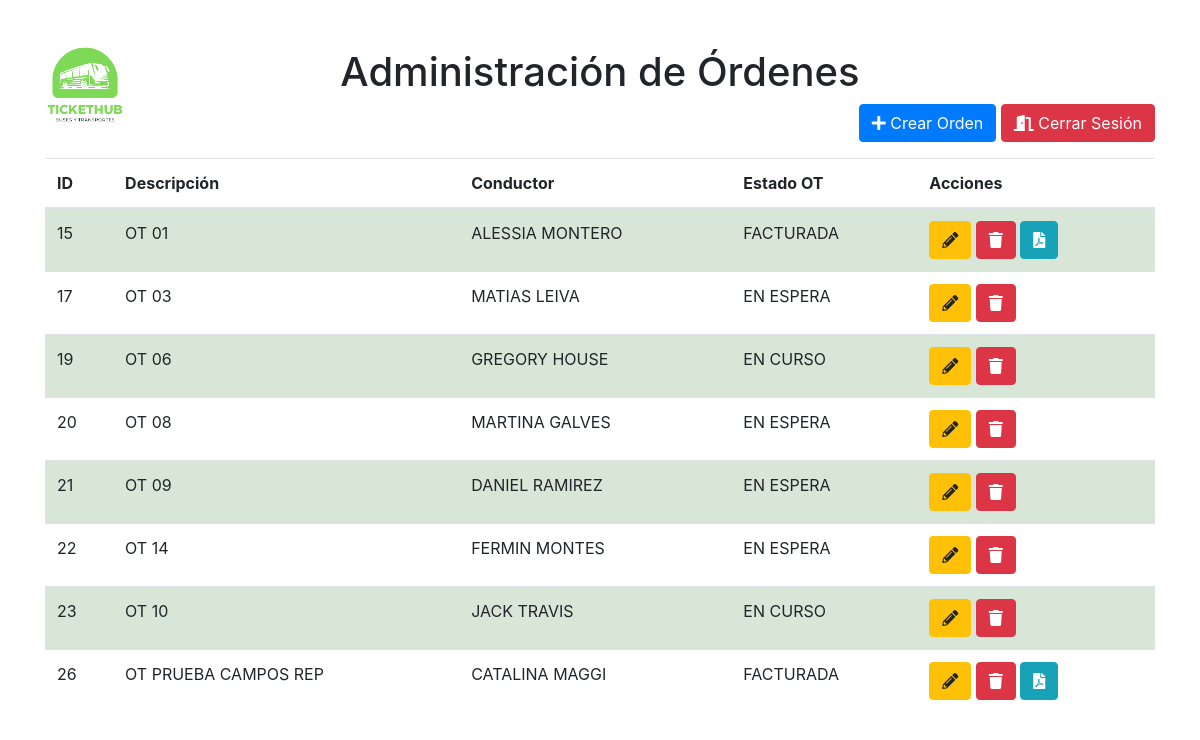
Before: / with the older database file.
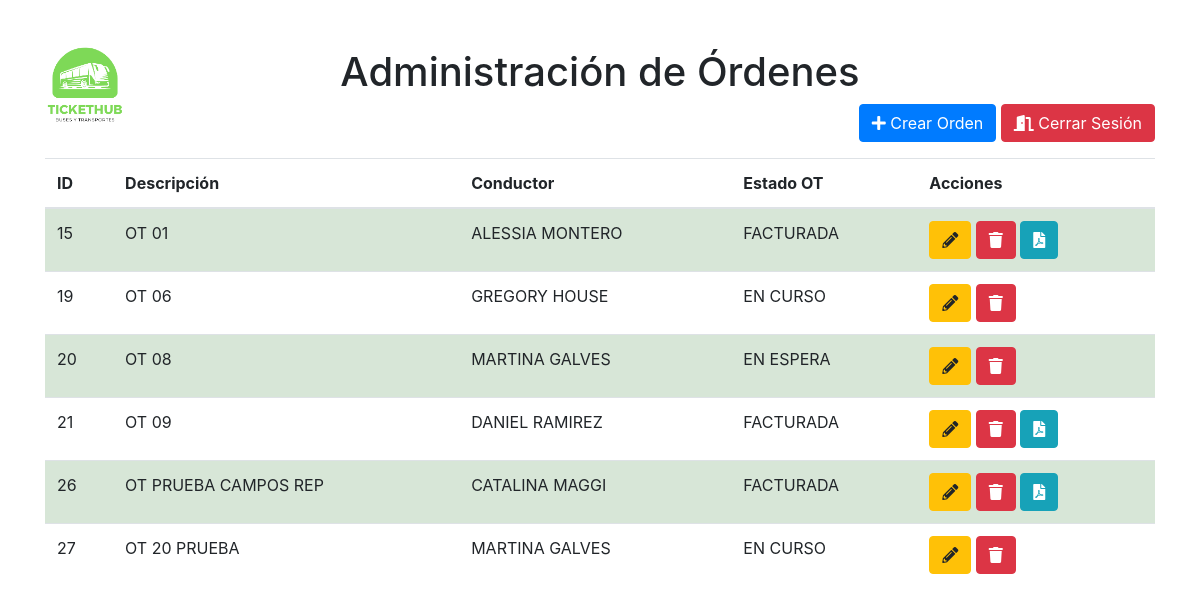
After: the same page with the newer database file.
### tables this page shows
CREATE TABLE orders (
                id INTEGER PRIMARY KEY AUTOINCREMENT,
                descripcion TEXT NOT NULL,
                conductor TEXT NOT NULL,
                numero_maquina TEXT NOT NULL,
                patente_maquina TEXT NOT NULL,
                falla_reportada TEXT NOT NULL,
                fecha_entrega_programada TEXT NOT NULL,
                necesita_repuestos INTEGER NOT NULL,
                estado_ot TEXT NOT NULL
            , repuestos TEXT);

### app.py (the view)
@app.route('/')
def index():
    try:
        with sqlite3.connect("database.db") as conn:
            cursor = conn.cursor()
            cursor.execute('SELECT * FROM orders')
            orders = cursor.fetchall()
    except sqlite3.Error as e:
        print(e)
        orders = []
    return render_template('index.html', ordenes=orders)

### templates/index.html
{% extends "base.html" %}
{% block content %}
    <div class="text-right">
        <a href="{{ url_for('crear_orden') }}" class="btn btn-primary mb-3">
            <i class="fas fa-plus"></i> Crear Orden</a>
            <a href="{{ url_for('logout') }}" class="btn btn-danger mb-3">
            <i class="fas fa-door-open"></i> Cerrar Sesión</a>
    </div>
    <table class="table table-striped">
        <thead>
            <tr>
                <th>ID</th>
                <th>Descripción</th>
                <th>Conductor</th>
                <th>Estado OT</th>
                <th>Acciones</th>
            </tr>
        </thead>
        <tbody>
            {% for orden in ordenes %}
            <tr>
                <td>{{ orden[0] }}</td>
                <td>{{ orden[1] }}</td>
                <td>{{ orden[2] }}</td>
                <td>{{ orden[8] }}</td>
                <td>
                    <a href="{{ url_for('editar_orden', id=orden[0]) }}" class="btn btn-warning">
                        <i class="fas fa-pencil-alt"></i> </a>
                    <a href="{{ url_for('eliminar_orden', id=orden[0]) }}" class="btn btn-danger">
                        <i class="fas fa-trash"></i></a>
                        {% if orden[8] == "FACTURADA" %}
                        <a href="{{ url_for('generate_pdf', id=orden[0]) }}" class="btn btn-info">
                            <i class="fas fa-file-pdf"></i>
                        </a>
                    {% endif %}
                </td>
            </tr>
            {% endfor %}
        </tbody>
    </table>
{% endblock %}

### templates/base.html (shortened to what this page needs)
<!DOCTYPE html>
<html lang="en">
<head>
    <link href="https://maxcdn.bootstrapcdn.com/bootstrap/4.5.2/css/bootstrap.min.css" rel="stylesheet">
    <link rel="stylesheet" href="https://cdnjs.cloudflare.com/ajax/libs/font-awesome/5.15.3/css/all.min.css">
</head>
<body>
    <img src="{{ url_for('static', filename='logo.png') }}" alt="Logo" style="position: absolute; top: 10px; left: 10px; width: 150px;">
    <div class="container mt-5">
        <h1 class="text-center">Administración de Órdenes</h1>
        {% block content %}
        {% endblock %}
    </div>
</body>
</html>

### templates/base.html (style rules this page uses)
.table-striped tbody tr:nth-of-type(odd) { background-color: #98bf9862; }

Changed rows visible on the page:
removed orders: id "17", descripcion "OT 03", conductor "MATIAS LEIVA", estado_ot "EN ESPERA"
removed orders: id "22", descripcion "OT 14", conductor "FERMIN MONTES", estado_ot "EN ESPERA"
removed orders: id "23", descripcion "OT 10", conductor "JACK TRAVIS", estado_ot "EN CURSO"
changed orders "OT 09": estado_ot "EN ESPERA" → "FACTURADA"
added orders: id "27", descripcion "OT 20 PRUEBA", conductor "MARTINA GALVES", estado_ot "EN CURSO"
